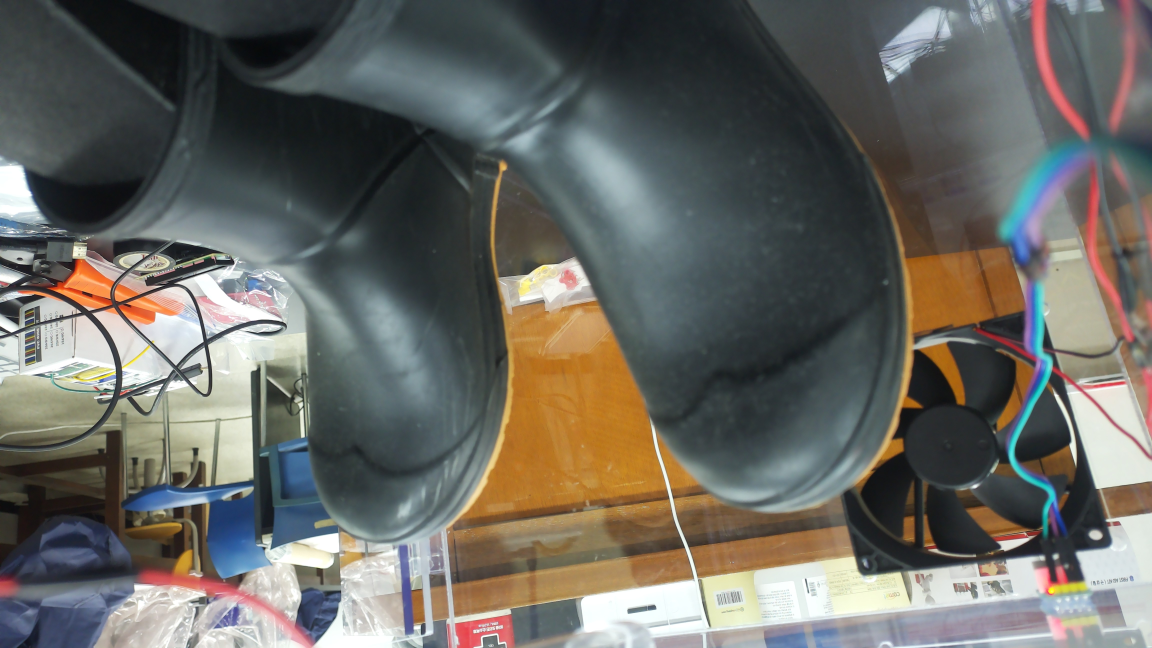
#> input picture camera/figs/boots1.jpg, 4608 x 2592 px (shown at 1/4 size); its folder holds only this picture in this run
$ python img_processing.py
#> lines starting #> are read from the running program, lines starting #| are printed output that depends on the picture
import os
from PIL import Image, ImageEnhance, ImageFilter
import random
import cv2
import numpy as np

# 입력 및 출력 디렉토리 설정
input_dir = "figs"
cropped_dir = os.path.join(input_dir, "cropped")
processed_dir = os.path.join(cropped_dir, "preprocessd")
augmented_dir = os.path.join(processed_dir, "augmented")
resized_dir = os.path.join(augmented_dir, "resized")

# 디렉토리 생성
os.makedirs(cropped_dir, exist_ok=True)
os.makedirs(processed_dir, exist_ok=True)
os.makedirs(augmented_dir, exist_ok=True)
os.makedirs(resized_dir, exist_ok=True)

# 이미지 크롭 함수
def crop_image(image, crop_width=1500):
    width, height = image.size
    # 오른쪽에서 crop_width만큼 잘라내기
    return image.crop((0, 0, width - crop_width, height))

# figs 디렉토리의 모든 이미지를 크롭하고 저장
for filename in os.listdir(input_dir):
    if filename.endswith((".jpg", ".png", ".jpeg")):
        input_path = os.path.join(input_dir, filename)
        cropped_path = os.path.join(cropped_dir, filename)
        with Image.open(input_path) as img:
#> img is the input picture: PIL image 4608x2592 RGB; mean R, G, B 105, 104, 98.3
            cropped_img = crop_image(img)
#> in crop_image, `return image.crop((0, 0, width - crop_width, height))`:
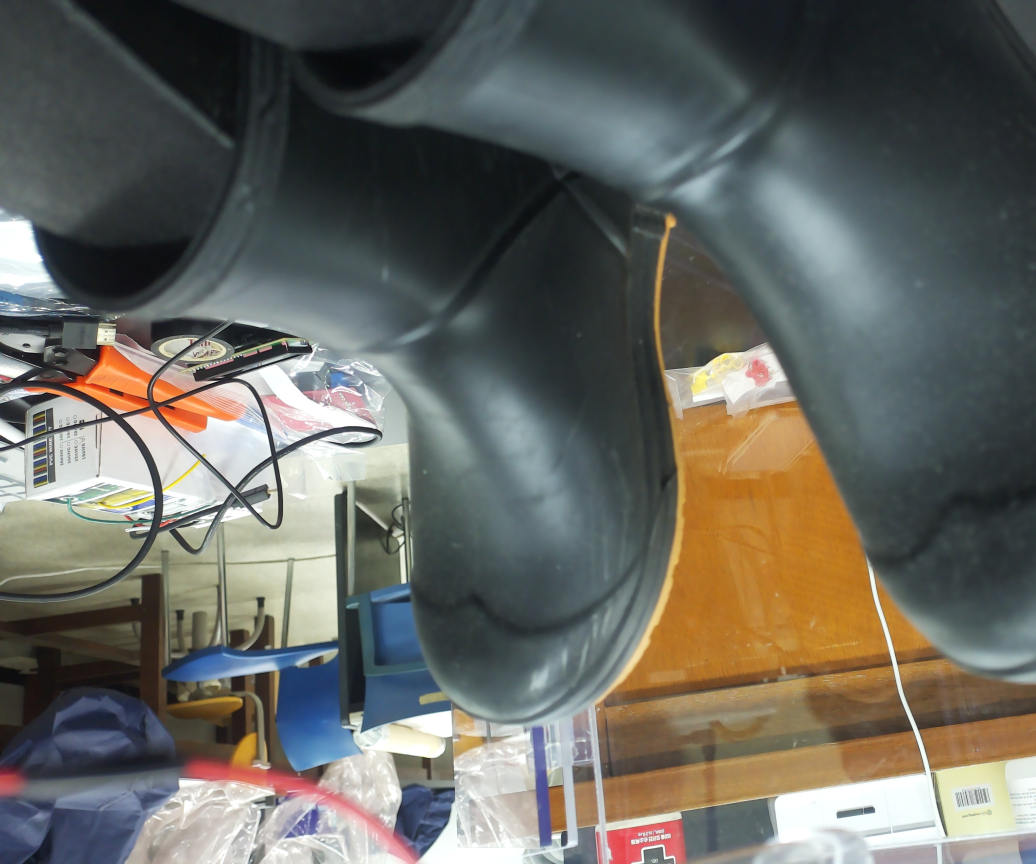
#> returned value: PIL image 3108x2592 RGB (shown at 1/3 size); mean R, G, B 103.5, 103.2, 96.5
            cropped_img.save(cropped_path)
            print(f"크롭 저장됨: {cropped_path}")

# 이미지 전처리 함수
def gamma_correction(image, gamma):
    invGamma = 1.0 / gamma
    table = np.array([((i / 255.0) ** invGamma) * 255 for i in range(256)]).astype("uint8")
    return cv2.LUT(image, table)

def preprocess_image(input_path, output_path):
#> called with input_path = 'figs/cropped/boots1.jpg', output_path = 'figs/cropped/preprocessd/boots1.jpg'
    img = cv2.imread(input_path)
#> img: shape (2592, 3108, 3)
    gray = cv2.cvtColor(img, cv2.COLOR_BGR2GRAY)
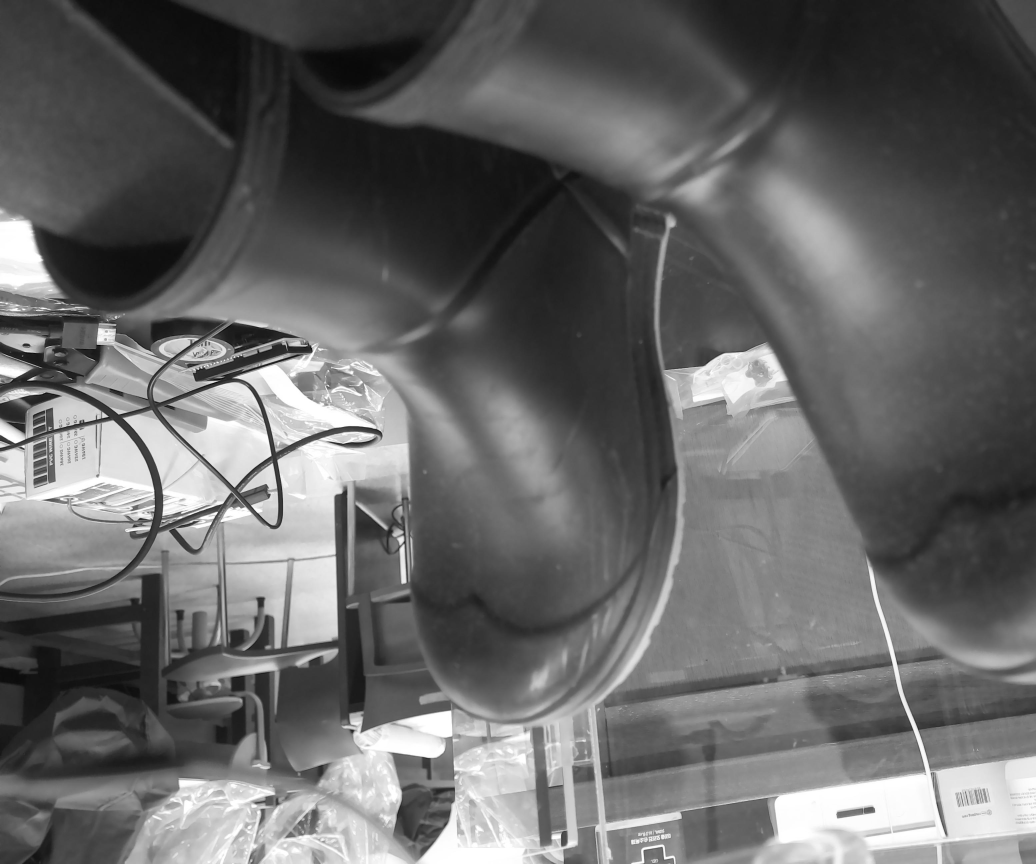
#> gray: shape (2592, 3108) (shown at 1/3 size); min 0, max 255, mean 102.5
    equalized = cv2.equalizeHist(gray)
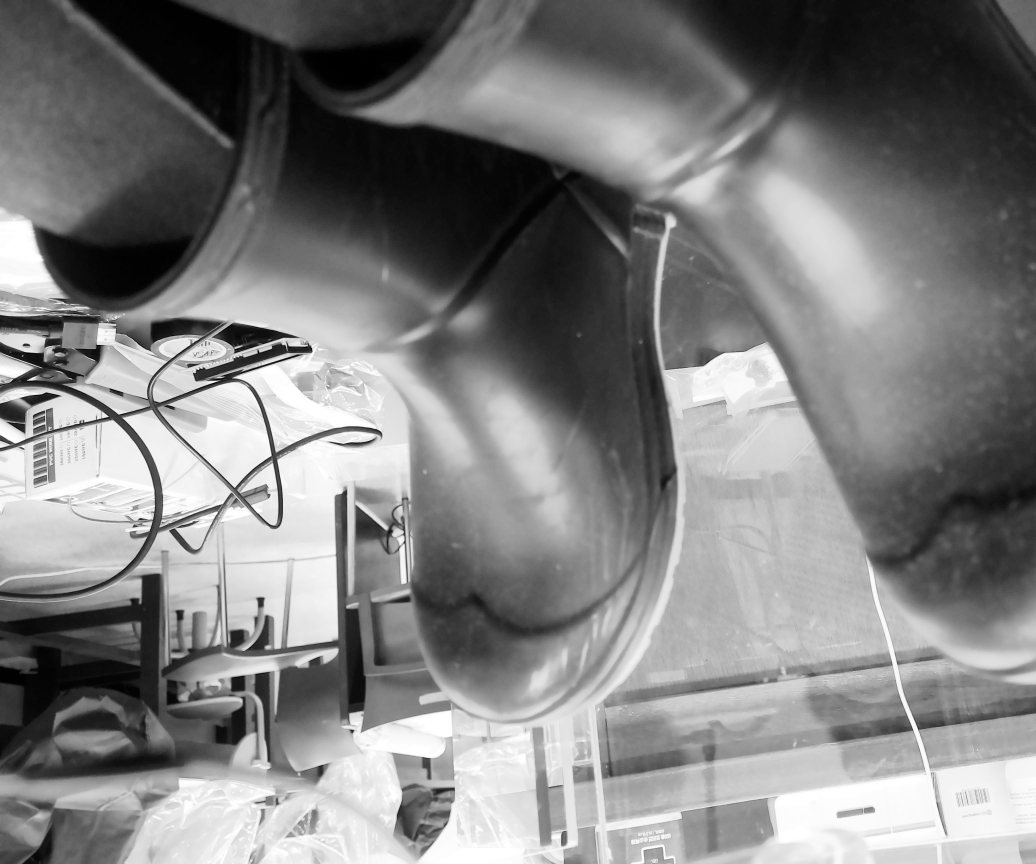
#> equalized: shape (2592, 3108) (shown at 1/3 size); min 0, max 255, mean 128.2
    gamma_corrected = gamma_correction(equalized, gamma=2.0)
#> in gamma_correction, `return cv2.LUT(image, table)`:
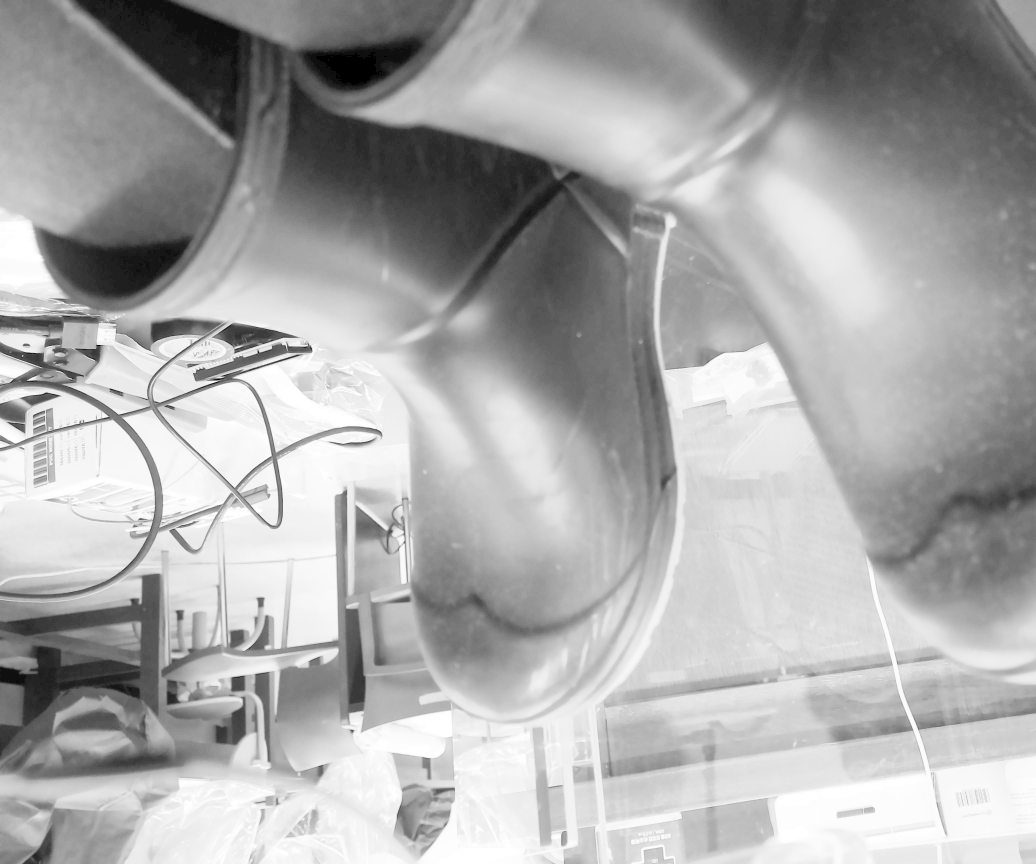
#> returned value: shape (2592, 3108) (shown at 1/3 size); min 0, max 255, mean 170.1
    cv2.imwrite(output_path, gamma_corrected)

# 크롭된 이미지를 전처리하고 저장
for filename in os.listdir(cropped_dir):
    if filename.endswith((".jpg", ".png", ".jpeg")):
        input_path = os.path.join(cropped_dir, filename)
        processed_path = os.path.join(processed_dir, filename)
        preprocess_image(input_path, processed_path)
        print(f"전처리 저장됨: {processed_path}")

# 증강을 위한 함수 정의
def add_noise(image):
    np_image = np.array(image)
    noise = np.random.normal(0, 25, np_image.shape)
    noisy_image = np_image + noise
    noisy_image = np.clip(noisy_image, 0, 255)
    return Image.fromarray(noisy_image.astype('uint8'))

def augment_image(image):
    operations = [
        lambda x: x.rotate(random.uniform(-30, 30)),
        lambda x: x.transpose(Image.FLIP_LEFT_RIGHT),
        lambda x: ImageEnhance.Brightness(x).enhance(random.uniform(0.7, 1.3)),
        lambda x: ImageEnhance.Contrast(x).enhance(random.uniform(0.7, 1.3)),
        lambda x: ImageEnhance.Color(x).enhance(random.uniform(0.7, 1.3)),
        lambda x: ImageEnhance.Sharpness(x).enhance(random.uniform(0.7, 1.3)),
        lambda x: add_noise(x),
        lambda x: x.filter(ImageFilter.GaussianBlur(radius=random.uniform(1, 2))),
    ]
    for operation in random.sample(operations, random.randint(1, 3)):
        image = operation(image)
    return image

# 데이터 증강: 데이터 불균형을 고려하여 증강 횟수를 조정
augmentation_counts = {
    "shoes": 21,
    "boots": 21,
    "slipper": 21,
    "sneakers": 12
}

for filename in os.listdir(processed_dir):
    if filename.endswith((".jpg", ".png", ".jpeg")):
        input_path = os.path.join(processed_dir, filename)
        category = "shoes" if "shoes" in filename else \
                   "boots" if "boots" in filename else \
                   "slipper" if "slipper" in filename else \
                   "sneakers"
        augmentation_count = augmentation_counts.get(category, 10)

        with Image.open(input_path) as img:
            for i in range(augmentation_count):
                augmented_img = augment_image(img)
                output_path = os.path.join(augmented_dir, f"{os.path.splitext(filename)[0]}_aug{i}.jpg")
                augmented_img.save(output_path)
                print(f"증강 저장됨: {output_path}")

# 증강된 이미지를 96x96 크기로 변환 및 저장
for filename in os.listdir(augmented_dir):
    if filename.endswith((".jpg", ".png", ".jpeg")):
        input_path = os.path.join(augmented_dir, filename)
        resized_path = os.path.join(resized_dir, filename)
        with Image.open(input_path) as img:
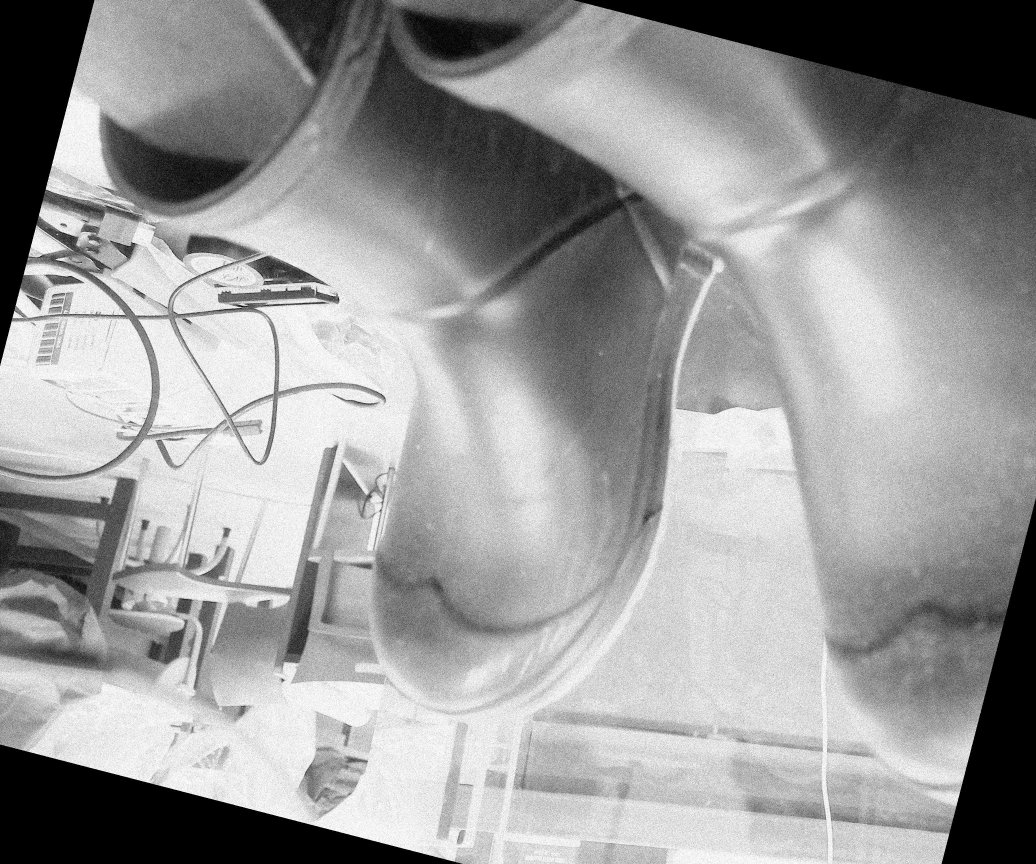
#> img: PIL image 3108x2592 L (shown at 1/3 size); min 0, max 255, mean 153.4
            resized_img = img.resize((96, 96))
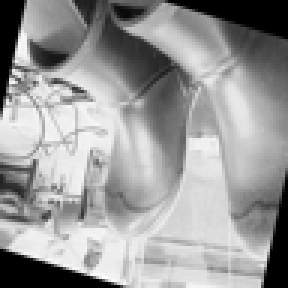
#> resized_img: PIL image 96x96 L (shown 3 times larger); min 0, max 253, mean 153.5
            resized_img.save(resized_path)
            print(f"크기 변경 저장됨: {resized_path}")
#| 크기 변경 저장됨: figs/cropped/preprocessd/augmented/resized/boots1_aug0.jpg
